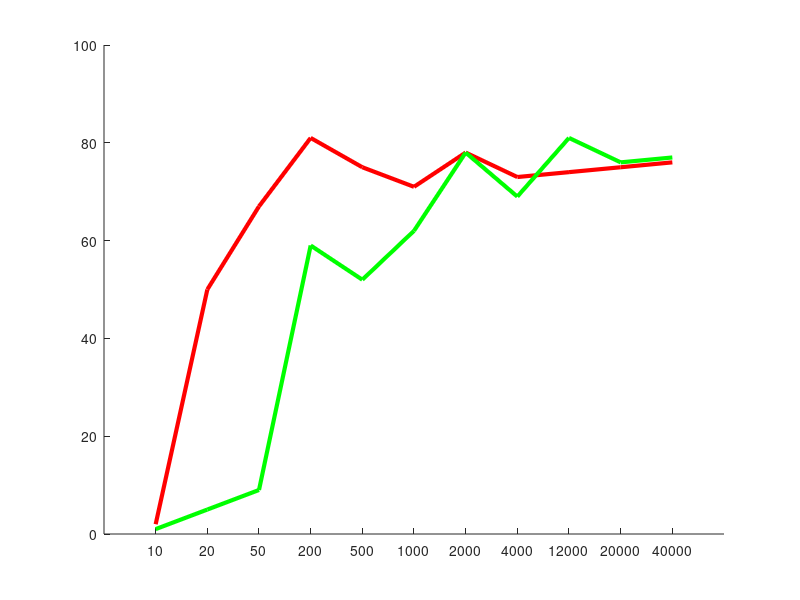

Source code (MATLAB):
%XD = [10, 50, 500, 1000, 2000, 4000, 20000, 40000]
%YD = [2, 67, 75, 71, 78, 73, 75, 76]
%XL = [500, 1000, 2000, 4000, 12000, 20000, 40000]
%YL = [52, 62, 78, 69, 81, 76, 77]
clear
X = [10, 20, 50, 200, 500, 1000, 2000, 4000, 12000, 20000, 40000]
YD = [2, 50, 67, 81, 75, 71, 78, 73, 74, 75, 76]
YL = [1, 5, 9, 59, 52, 62, 78, 69, 81, 76, 77]
%XQ = [500]
%YQ = [0, 62, 50, 0, 55]
hold on
plot(YD, 'color', [1, 0, 0], 'LineWidth',3)
plot(YL, 'color', [0, 1, 0], 'LineWidth',3)
%plot(YQ, 'color', [0, 0, 1])
set(gca, 'XTick', 1:length(X))
set(gca,'XTickLabel', X)
%
